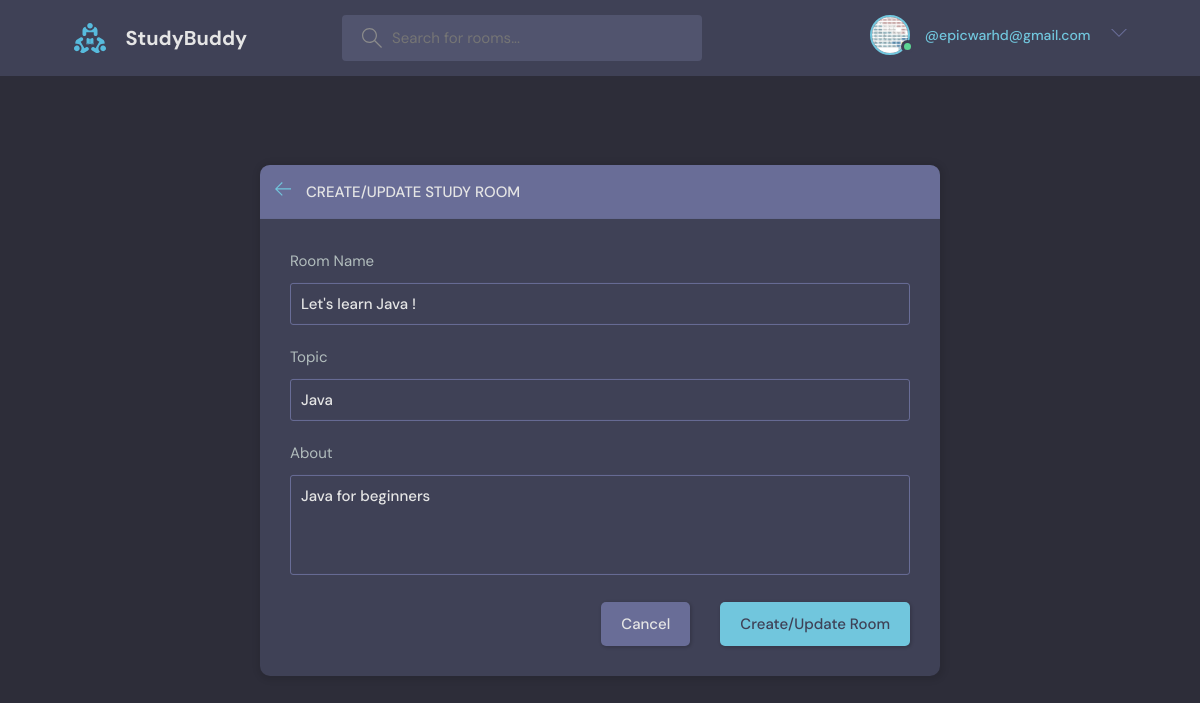
Page /update-room/2 (signed in) on the committed database.
### base/models.py (models this page shows, shortened)
class User(AbstractUser):
    name = models.CharField(max_length=200, null=True)
    email = models.EmailField(unique=True, null=True)
    bio = models.TextField(max_length=200, null=True)
    avatar = models.ImageField(null=True, default="avatar.svg")
    USERNAME_FIELD = 'email'
    REQUIRED_FIELDS = []

class Room(models.Model):
    host = models.ForeignKey(User, on_delete=models.SET_NULL, null=True)
    topic = models.ForeignKey(Topic, on_delete=models.SET_NULL, null=True)
    name = models.CharField(max_length=200)
    participants = models.ManyToManyField(User, related_name="participants")
    description = models.TextField(null=True, blank=True)
    updated = models.DateTimeField(auto_now=True)
    created = models.DateTimeField(auto_now_add=True)
    class Meta:
        ordering = ['-created', '-updated']

class Topic(models.Model):
    name = models.CharField(max_length=200)
    def __str__(self):
        return self.name

### base/views.py (the view, shortened to what this page needs)
# urls.py: path('update-room/<str:pk>', views.update_room, name='update_room'),
@login_required(login_url='login')
def update_room(request, pk):
    room = Room.objects.get(id=pk)
    form = RoomForm(instance=room)
    topics = Topic.objects.all()
    if request.user != room.host:
        return HttpResponse('You are not allowed to do this')
    context = {'form': form, 'topics':topics, 'room': room}
    return render(request, 'base/create_room.html', context)

### base/forms.py
class RoomForm(ModelForm):
    class Meta:
        model = Room
        fields = '__all__'
        exclude = ['host', 'participants']

### base/templates/base/create_room.html (shortened to what this page needs)
{% extends 'main.html' %}
{% block content %}
  <main class="create-room layout">
    <div class="container">
      <div class="layout__box">
        <div class="layout__boxHeader">
          <div class="layout__boxTitle">
            <a href="index.html">
              <svg version="1.1" xmlns="http://www.w3.org/2000/svg" width="32" height="32" viewBox="0 0 32 32">
                <title>arrow-left</title>
                <path
                  d="M13.723 2.286l-13.723 13.714 13.719 13.714 1.616-1.611-10.96-10.96h27.625v-2.286h-27.625l10.965-10.965-1.616-1.607z">
                </path>
              </svg>
            </a>
            <h3>Create/Update Study Room</h3>
          </div>
        </div>
        <div class="layout__body">
          <form class="form" action="" method='POST'> {% csrf_token %}
            <div class="form__group">
              <label for="room_name">Room Name</label>
              {{ form.name }}
            </div>
            <div class="form__group">
              <label for="room_topic">Topic</label>
              <input required type="text" name="topic" id="room_topic" list="topic-list" value="{{ room.topic }}"/>
            </div>
            <div class="form__group">
              <label for="room_about">About</label>
              {{ form.description }}
            </div>
            <div class="form__action">
              <a class="btn btn--dark" href="{{ request.META.HTTP_REFERER }}">Cancel</a>
              <button class="btn btn--main" type="submit">Create/Update Room</button>
            </div>
          </form>
        </div>
      </div>
    </div>
  </main>
{% endblock %}

### templates/navbar.html (shortened to what this page needs)
{% load static %}
<header class="header header--loggedIn">
    <div class="container">
      <a href="{% url 'home' %}" class="header__logo">
        <img src="{% static 'images/logo.svg' %}" />
        <h1>StudyBuddy</h1>
      </a>
      <form class="header__search" method="GET" action="{% url 'home' %}">
        <label>
          <input name="q" placeholder="Search for rooms..." />
        </label>
      </form>
      <nav class="header__menu">
        {% if request.user.is_authenticated %}
        <div class="header__user">
          <a href="{% url 'profile' request.user.id %}">
            <div class="avatar avatar--medium active">
              <img src="{{ request.user.avatar.url }}" />
            </div>
            <p>{{ request.user.get_full_name }} <span>@{{ request.user }}</span></p>
          </a>
          <button class="dropdown-button">
            <svg version="1.1" xmlns="http://www.w3.org/2000/svg" width="32" height="32" viewBox="0 0 32 32">
              <title>chevron-down</title>
              <path d="M16 21l-13-13h-3l16 16 16-16h-3l-13 13z"></path>
            </svg>
          </button>
        </div>
        {% else %}
        <a href="{% url 'login' %}">
          <img src="{% static 'images/avatar.svg' %}" />
          <p>Login</p>
        </a>
        {% endif %}
      </nav>
    </div>
  </header>

### rows in the picture
User: user.avatar (picture), user "epicwarhd@gmail.com"
Room: name "Let's learn Java !", topic "Java", description "Java for beginners"
